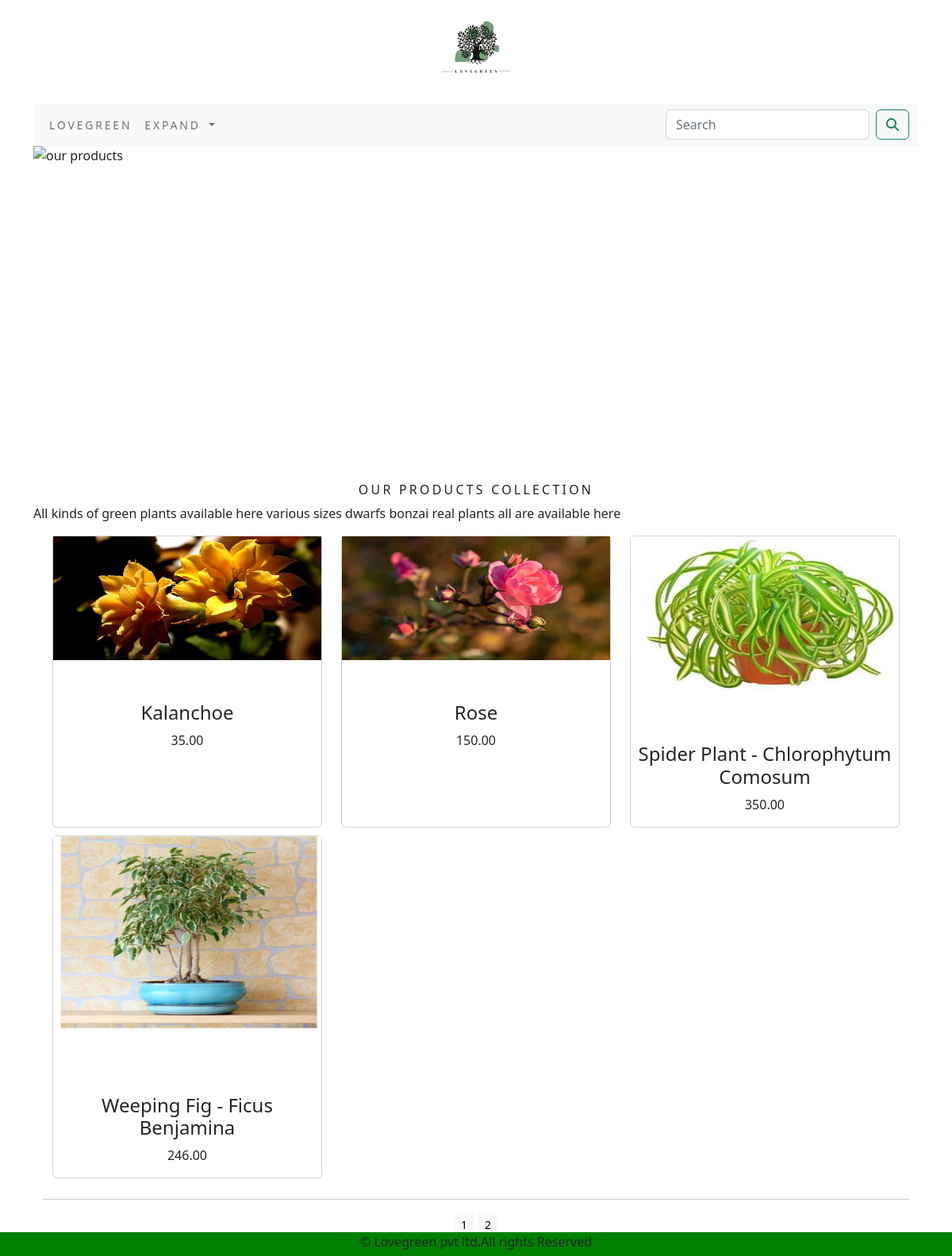
Page /shopp/?page=2 on the committed database.
### shopp/models.py (models this page shows, shortened)
class Product(models.Model):
    name = models.CharField(max_length=250, unique=True)
    slug = models.SlugField(max_length=250, unique=True)
    description = models.TextField(blank=True)
    price = models.DecimalField(max_digits=10, decimal_places=2)
    category = models.ForeignKey(Category, on_delete=models.CASCADE)
    image = models.ImageField(upload_to='category', blank=True)
    stock = models.IntegerField()
    available = models.BooleanField(default=True)
    created = models.DateTimeField(auto_now_add=True)
    updated = models.DateTimeField(auto_now=True)
    def get_url(self):
        return reverse('shopp:prodCatdetail', args=[self.category.slug, self.slug])
    class Meta:
        ordering = ('name',)
        verbose_name = 'product'
        verbose_name_plural = 'products'

### shopp/views.py (the view)
# urls.py: path('', views.allProdCat, name='allProdCat'),
def allProdCat(request, c_slug=None):
    c_page = None
    products_list = None
    if c_slug != None:
        c_page = get_object_or_404(Category, slug=c_slug)
        products_list = Product.objects.all().filter(category=c_page, available=True)
    else:
        products_list = Product.objects.all().filter(available=True)
    paginator = Paginator(products_list, 6)
    try:
        page = int(request.GET.get('page', '1'))
    except:
        page = 1
    try:
        products = paginator.page(page)
    except (EmptyPage, InvalidPage):
        products = paginator.page(paginator.num_pages)
    return render(request, "category.html", {'category': c_page, 'products': products})

### cart/context_processors.py (called while the page is built)
def counter(request):
    item_count = 0
    if 'admin' in request.path:
        return {}
    else:
        try:
            cart = Cart.objects.filter(cart_id=_cart_id(request))
            car_items = CartItem.objects.all().filter(cart=cart[:1])
            for cart_item in car_items:
                item_count += cart_item.quantity
        except Cart.DoesNotExist:
            item_count = 0
    return dict(item_count=item_count)

### cart/views.py (called while the page is built)
def _cart_id(request):
    cart = request.session.session_key
    if not cart:
        cart = request.session.create()
    return cart

### shopp/context_processors.py (called while the page is built)
def menu_links(request):
    links = Category.objects.all()
    return dict(links=links)

### shopp/models.py (called while the page is built)
    def get_url(self):
        return reverse('shopp:product_by_category', args=[self.slug])

### templates/category.html (shortened to what this page needs)
{% extends 'base.html' %}
{% load static %}
{% block content %}
<div class="mx-auto">
    {% if category %}
        <img  src="{{category.image.url}}" alt="{{category.name}}">
</div>
    <br>
<div>
       <h1 class="text-center my_title"> {{category.name}}</h1>
       <p class="text-justify">{{category.description}}</p>
</div>
    {% else %}
<div id="carouselExampleIndicators" class="carousel slide" data-bs-ride="true">
  <div class="carousel-indicators">
    <button type="button" data-bs-target="#carouselExampleIndicators" data-bs-slide-to="0" class="active" aria-current="true" aria-label="Slide 1"></button>
    <button type="button" data-bs-target="#carouselExampleIndicators" data-bs-slide-to="1" aria-label="Slide 2"></button>
    <button type="button" data-bs-target="#carouselExampleIndicators" data-bs-slide-to="2" aria-label="Slide 3"></button>
  </div>
  <div class="carousel-inner">
    <div class="carousel-item active">
      <img src="{% static 'images/green1.jpg' %}" class="d-block w-100" alt="our products" width="1000px;" height="400px;">
    </div>
  </div>
  <button class="carousel-control-prev" type="button" data-bs-target="#carouselExampleIndicators" data-bs-slide="prev">
    <span class="carousel-control-prev-icon"></span>
  </button>
  <button class="carousel-control-next" type="button" data-bs-target="#carouselExampleIndicators" data-bs-slide="next">
    <span class="carousel-control-next-icon"></span>
  </button>
</div>
<br>
<div>
    <h1 class="text-center my_title">Our Products Collection</h1>
    <p class="text-justify">All kinds of green plants available here various sizes dwarfs bonzai real plants all are available here</p>
</div>
    {% endif %}
<div class="container">
    <div class="row mx-auto">
        {% for product in products.object_list %}
        <div class="my_bottom_margin col-lg-4 d-flex align-items-stretch">
            <div class="card text-center" style="min-width:18rem;" >
            <a href="{{product.get_url}}"><img class=" my_image"  src="{{product.image.url}}" alt="{{product.name}}"></a>
            <div class="card_body">
           <h4>{{product.name}}</h4>
            <p>{{product.price}}</p>
                </div>
                </div>
    </div>
         {% endfor %}
    </div>
    <div class="mx-auto">
            {% if products.paginator.num_pages > 1 %}
            <hr>
        <div class="text-center">
            {% for pg in products.paginator.page_range %}
            <a href="?page={{pg}}" class="btn btn-light btn-sm {% if product.number == pg %} active {% endif %}">{{pg}}</a>
            {% endfor %}
        </div>
            {% endif %}
    </div>
    <br>
</div>
{% endblock %}

### static/css/custom.css (style rules this page uses)
body { font-family: 'Raleway', sans-serif; }
.my_image { width:100%; height:75%; }
.my_title { font-size:16px; text-transform:uppercase; letter-spacing: .2em; }
.my_bottom_margin { margin-bottom : 10px; }

### rows in the picture
Product: image (picture), name "Kalanchoe", price "35.00"
Product: image (picture), name "Rose", price "150.00"
Product: image (picture), name "Spider Plant - Chlorophytum Comosum", price "350.00"
Product: image (picture), name "Weeping Fig - Ficus Benjamina", price "246.00"

### other values in the picture
{{ pg }} "1" "2"
